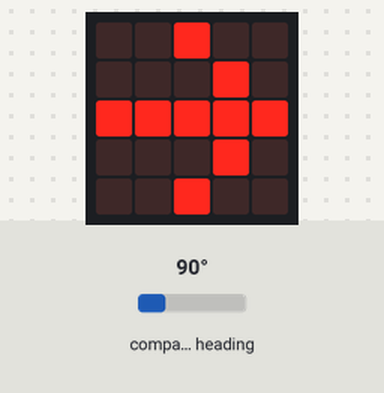
Recording of a program running on a simulated BBC micro:bit (MakeCode). Parts: the board's 5×5 LED display. The inputs (shaded band) are chosen by the test bench; at power-on: compass heading 90°. The compass is already calibrated.

Above: at 1.3 s.
1.4 s: compass heading set to 7°
At 3.2 s:
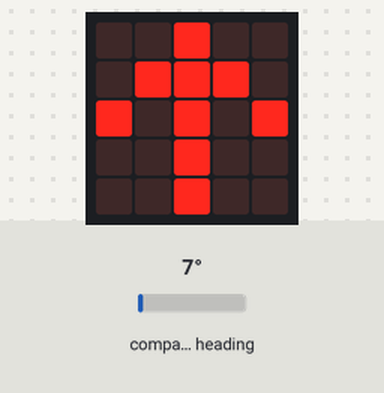
3.8 s: compass heading set to 180°
At 5.1 s:
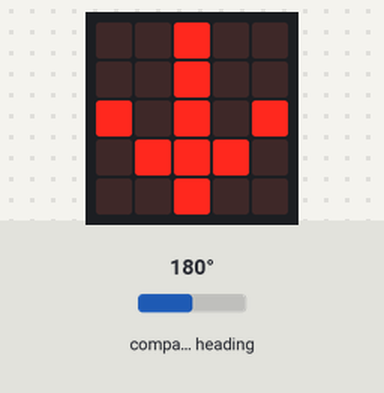
6.0 s: compass heading set to 269°
At 7.1 s:
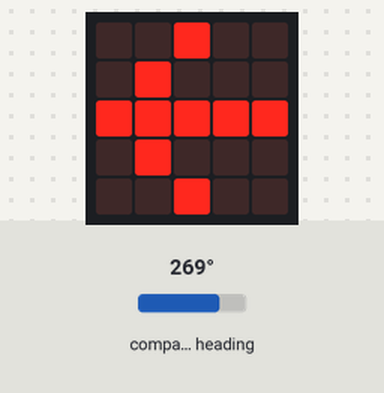
8.3 s: compass heading set to 90°
At 10.2 s:
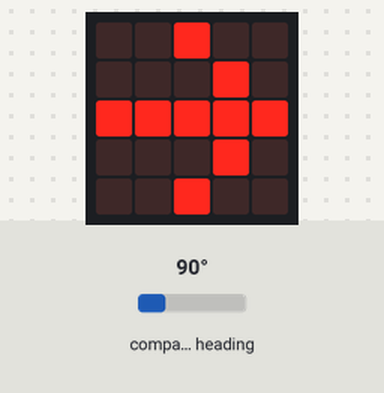
10.5 s: compass heading set to 116°
At 12.2 s:
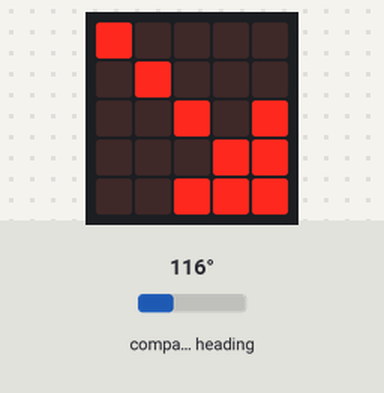
12.8 s: compass heading set to 206°
At 14.2 s:
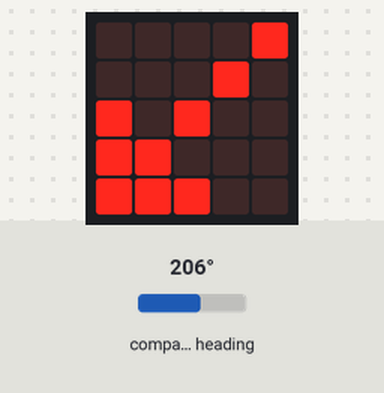
Timing chart, 0 to 15.8 s (numbered marks = the images above; inputs shaded):
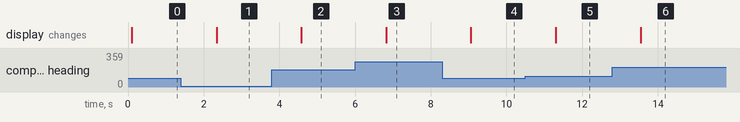

Measured:
- after the input at 1.4 s, the display: changes after 0.94 s (image 1)
- after the input at 3.8 s, the display: changes after 0.78 s (image 2)
- after the input at 6.0 s, the display: changes after 0.82 s (image 3)
- after the input at 8.3 s, the display: changes after 0.76 s (image 4)
- after the input at 10.5 s, the display: changes after 0.80 s (image 5)
- after the input at 12.8 s, the display: changes after 0.74 s (image 6)

The program:

main.ts
```typescript
let heading = 0
input.calibrateCompass()
basic.forever(function () {
    heading = input.compassHeading()
    if (heading >= 22.5 && heading < 67.5) {
        // Noreste (↗)
        basic.showArrow(ArrowNames.NorthEast)
    } else if (heading >= 67.5 && heading < 112.5) {
        // Este (→)
        basic.showArrow(ArrowNames.East)
    } else if (heading >= 112.5 && heading < 157.5) {
        // Sureste (↘)
        basic.showArrow(ArrowNames.SouthEast)
    } else if (heading >= 157.5 && heading < 202.5) {
        // Sur (↓)
        basic.showArrow(ArrowNames.South)
    } else if (heading >= 202.5 && heading < 247.5) {
        // Suroeste (↙)
        basic.showArrow(ArrowNames.SouthWest)
    } else if (heading >= 247.5 && heading < 292.5) {
        // Oeste (←)
        basic.showArrow(ArrowNames.West)
    } else if (heading >= 292.5 && heading < 337.5) {
        // Noroeste (↖)
        basic.showArrow(ArrowNames.NorthWest)
    } else if (heading >= 337.5 || heading < 22.5) {
        // Norte (↑)
        basic.showArrow(ArrowNames.North)
    } else {
        basic.showIcon(IconNames.SmallDiamond)
        basic.pause(100)
        basic.showIcon(IconNames.Diamond)
        basic.pause(100)
        basic.showIcon(IconNames.Target)
        basic.pause(100)
    }
    basic.pause(500)
})
```

test.ts
```typescript
// aquí va el archivo "tests"; esto no se compilará cuando este paquete se utilice como una extensión.
```
